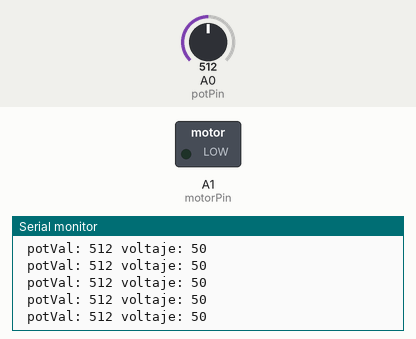
This sketch was run on a simulated Arduino Uno, built with avr-gcc and run on an emulated ATmega328P. Shown: switched loads named in the sketch (green lamp = pin HIGH), the last lines printed to the serial monitor. The inputs (shaded band) are chosen by the test bench; at power-on: A0 (potPin) = 512.

Above: at 1.2 s.
1.3 s: A0 (potPin) set to 11
At 2.1 s:
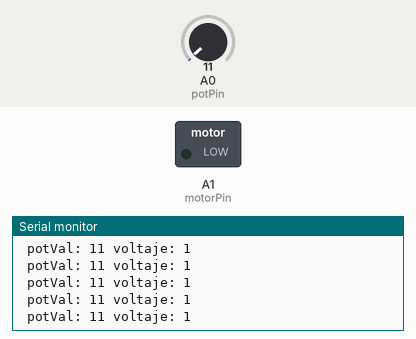
4.3 s: A0 (potPin) set to 8
At 5.0 s:
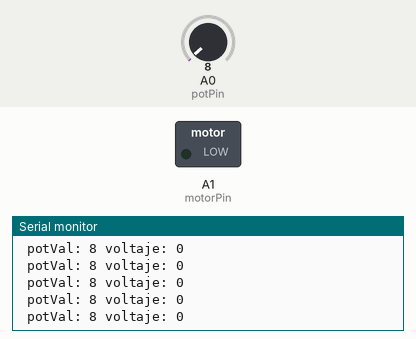
Timing chart, 0 to 7.3 s (numbered marks = the images above; inputs shaded):
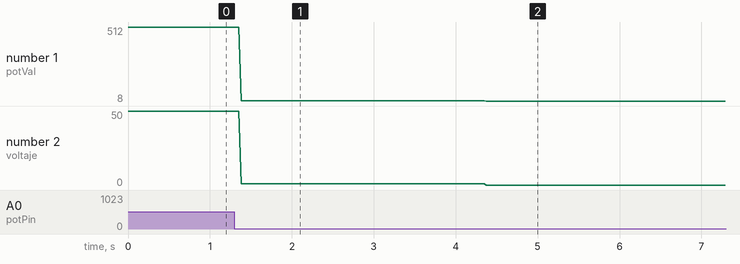

Measured:
- after the input at 1.3 s, the serial monitor: prints a new line after 0.08 s (image 1)
- after the input at 4.3 s, the serial monitor: prints a new line after 0.07 s (image 2)
- plotted number 1: 512 → 11 after the input at 1.3 s, 11 → 8 after the input at 4.3 s
- plotted number 2: 50 → 1 after the input at 1.3 s, 1 → 0 after the input at 4.3 s

The sketch:

ejercicio9.1.ino.ino
```cpp
const int switchPin = 2;
const int motorPin = A1;
//const int motorPin = 9;
int voltaje;
int potPin = A0;
int potVal;
int velocidad;

void setup() {
     pinMode(motorPin, OUTPUT);
     pinMode(switchPin, INPUT);
     Serial.begin(9600);
}

void loop() {
     potVal = analogRead(potPin);
     Serial.print(" potVal: ");
     Serial.print(potVal);
     voltaje = map(potVal, 0, 1020,0,100);
     Serial.print(" voltaje: ");
     Serial.println(voltaje);
     analogWrite(motorPin, voltaje);
}
```
